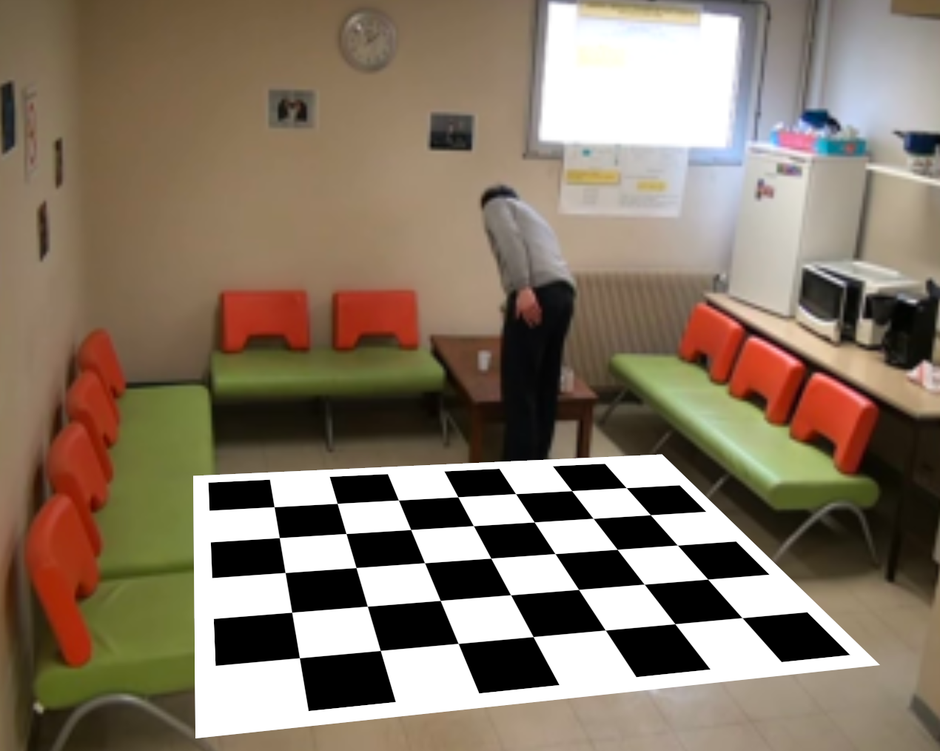
#> input picture source.png, 940 x 751 px, shrunk from 1270 x 1014 before the run
$ python floor_perspective_grid.py
#> lines starting #> are read from the running program, lines starting #| are printed output that depends on the picture; after the words box and inside, x2 and y2 are one past the last pixel; in counts of white or black regions, pixels touching at a corner belong together; long printed decimals are rounded
#!/usr/bin/env python

import cv2
import numpy as np
import os
import glob

# Defining the dimensions of checkerboard
CHECKERBOARD = (5,7)
criteria = (cv2.TERM_CRITERIA_EPS + cv2.TERM_CRITERIA_MAX_ITER, 30, 0.001)

# Creating vector to store vectors of 3D points for each checkerboard image
objpoints = []
# Creating vector to store vectors of 2D points for each checkerboard image
imgpoints = []

# Defining the world coordinates for 3D points
objp = np.zeros((1, CHECKERBOARD[0]*CHECKERBOARD[1], 3), np.float32)
objp[0,:,:2] = np.mgrid[0:CHECKERBOARD[0], 0:CHECKERBOARD[1]].T.reshape(-1, 2)
prev_img_shape = None

# Read the source image (for corner detection)
source_img = cv2.imread('./source.png')  # Replace with your source image path
#> source_img is the input picture: shape (751, 940, 3); mean B, G, R 103.2, 120.2, 134.8
gray = cv2.cvtColor(source_img, cv2.COLOR_BGR2GRAY)
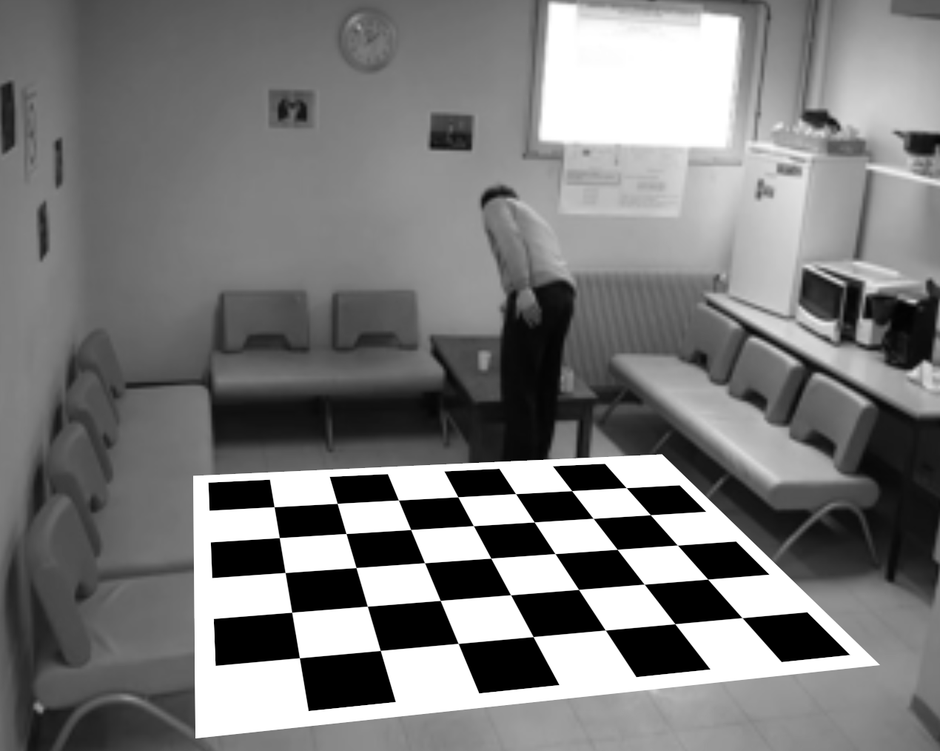
#> gray: shape (751, 940); min 0, max 255, mean 122.6

# Read the destination image (for displaying the corners)
destination_img = cv2.imread('./destination.png')  # Replace with your destination image path
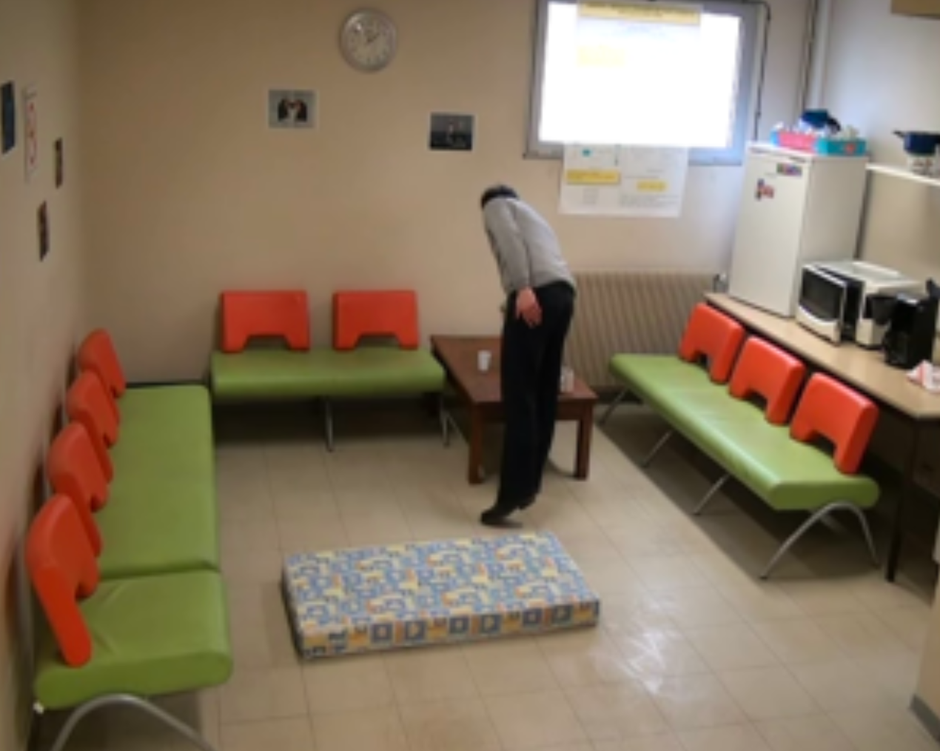
#> input picture destination.png, 940 x 751 px, shrunk from 1270 x 1014 before the run
#> destination_img is the input picture: shape (751, 940, 3); mean B, G, R 96.6, 117.5, 134.4

# Find the chessboard corners in the source image
ret, corners = cv2.findChessboardCorners(gray, CHECKERBOARD, cv2.CALIB_CB_ADAPTIVE_THRESH +
    cv2.CALIB_CB_FAST_CHECK + cv2.CALIB_CB_NORMALIZE_IMAGE)
#> ret = True; corners = 35 rows, first 8: [626.2, 487.6], [650.4, 514.7], [677.4, 545.1], [707.6, 579.1], [742, 617.6], [571.7, 490.6], [593.3, 518.4], [617.1, 549.4]

if ret == True:
    objpoints.append(objp)
    corners2 = cv2.cornerSubPix(gray, corners, (11,11), (-1,-1), criteria)
#> corners2 = 35 rows, first 8: [626.2, 487.6], [650.3, 514.7], [677.4, 545.1], [707.7, 579.1], [742, 617.6], [571.6, 490.6], [593.1, 518.3], [617.2, 549.3]
    imgpoints.append(corners2)

    # Draw and display the corners on the destination image
    destination_img = cv2.drawChessboardCorners(destination_img, CHECKERBOARD, corners2, ret)
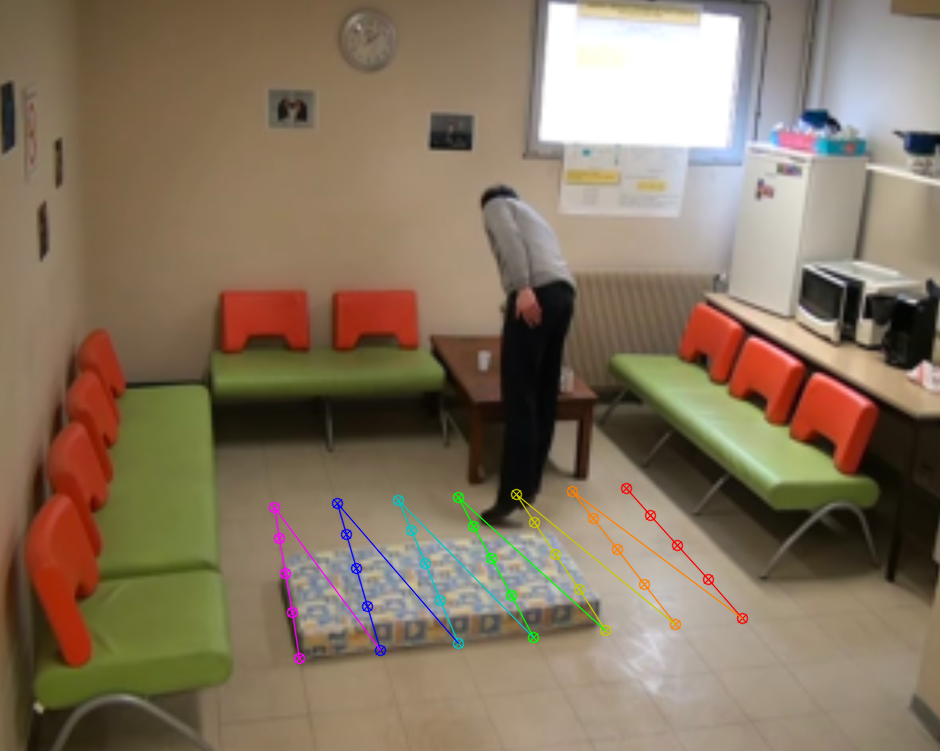
#> destination_img: shape (751, 940, 3); 1.23% of pixels changed, all inside (x1, y1, x2, y2) = (268, 482, 749, 665)
    cv2.imshow('Corners on Destination Image', destination_img)
    cv2.waitKey(0)
    cv2.destroyAllWindows()
else:
    print("Chessboard corners not found in the source image.")

cv2.destroyAllWindows()

h,w = source_img.shape[:2]
#> h = 751; w = 940

"""
Performing camera calibration by
passing the value of known 3D points (objpoints)
and corresponding pixel coordinates of the
detected corners (imgpoints)
"""
ret, mtx, dist, rvecs, tvecs = cv2.calibrateCamera(objpoints, imgpoints, gray.shape[::-1],None,None)
#> ret = 0.0527; mtx = [[1058, 0, 465.1], [0, 2656.4, 389.4], [0, 0, 1]]; dist = [[0.0137, -0.384, -3.44e-05, -0.0013, 2.67]]; rvecs = ([-1.22, 0.917, 1.09],); tvecs = ([2.78, 0.676, 18.27],)

print("Camera matrix : \n")
print(mtx)
#| [[1.05798742e+03 0.00000000e+00 4.65056803e+02]
#|  [0.00000000e+00 2.65644006e+03 3.89377162e+02]
#|  [0.00000000e+00 0.00000000e+00 1.00000000e+00]]
print("dist : \n")
print(dist)
#| [[ 1.36755570e-02 -3.84493473e-01 -3.44068337e-05 -1.29859009e-03
#|    2.67015293e+00]]
print("rvecs : \n")
print(rvecs)
#| (array([[-1.220],
#|        [ 0.9167],
#|        [ 1.090]]),)
print("tvecs : \n")
print(tvecs)
#| (array([[ 2.784],
#|        [ 0.6761],
#|        [18.271]]),)
